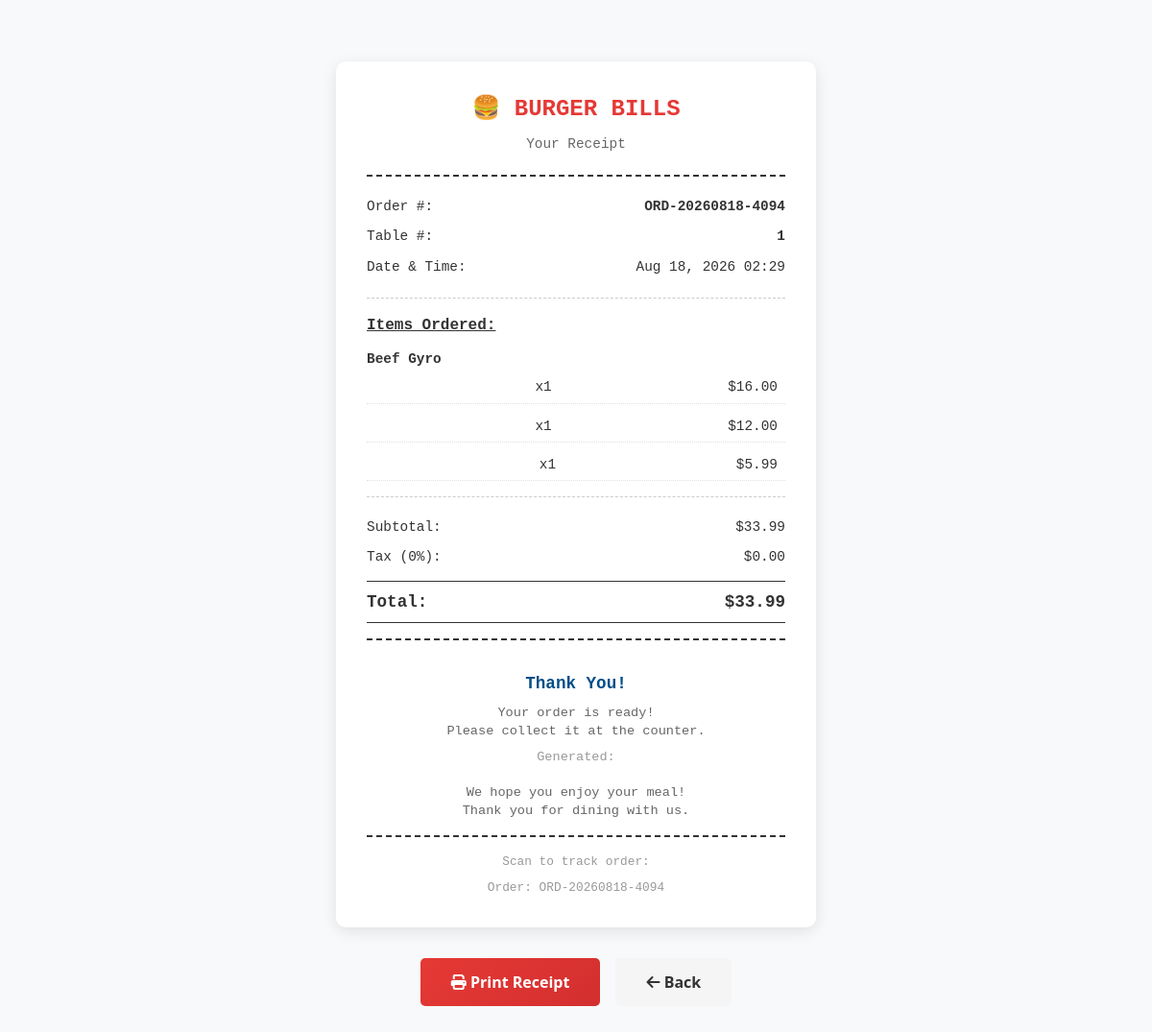
Screenshot of /staff/order/40/receipt/ (signed in) with the database file from the repository.
### menu/models.py (models this page shows, shortened)
class Order(models.Model):
    ORDER_STATUS_CHOICES = [
        ('pending', 'Pending'),
        ('confirmed', 'Confirmed'),
        ('preparing', 'Preparing'),
        ('ready', 'Ready'),
        ('completed', 'Completed'),
        ('cancelled', 'Cancelled'),
    ]
    ORDER_TYPE_CHOICES = [
        ('dine_in', 'Dine In'),
        ('pickup', 'Pickup'),
    ]
    table = models.ForeignKey(Table, on_delete=models.CASCADE, related_name='orders', null=True, blank=True)
    order_number = models.CharField(max_length=20, unique=True)
    status = models.CharField(max_length=20, choices=ORDER_STATUS_CHOICES, default='pending')
    order_type = models.CharField(max_length=20, choices=ORDER_TYPE_CHOICES, default='dine_in')
    customer_name = models.CharField(max_length=200, blank=True)
    customer_phone = models.CharField(max_length=20, blank=True)
    customer_email = models.EmailField(blank=True)
    total_amount = models.DecimalField(max_digits=10, decimal_places=2, default=0)
    special_instructions = models.TextField(blank=True)
    estimated_time = models.IntegerField(default=20, help_text="Estimated time in minutes")
    is_called = models.BooleanField(default=False, help_text="Customer has been called to pick up")
    called_at = models.DateTimeField(blank=True, null=True)
    cart_expires_at = models.DateTimeField(blank=True, null=True, help_text="Cart auto-expires after 5 minutes of inactivity")
    created_at = models.DateTimeField(auto_now_add=True)
    updated_at = models.DateTimeField(auto_now=True)
    completed_at = models.DateTimeField(blank=True, null=True)
    class Meta:
        ordering = ['-created_at']

class Table(models.Model):
    number = models.IntegerField(unique=True)
    capacity = models.IntegerField(default=4)
    qr_code = models.ImageField(upload_to='qr_codes/', blank=True, null=True)
    qr_access_token = models.UUIDField(default=uuid.uuid4, editable=False)
    qr_code_generated_at = models.DateTimeField(default=timezone.now, help_text="Timestamp when QR code was last generated")
    is_active = models.BooleanField(default=True)
    created_at = models.DateTimeField(auto_now_add=True)
    menu_access_timeout_minutes = models.IntegerField(
        default=60,
        help_text="Customer menu access expires after this many minutes of inactivity"
    )
    class Meta:
        ordering = ['number']

class OrderItem(models.Model):
    order = models.ForeignKey(Order, on_delete=models.CASCADE, related_name='items')
    menu_item = models.ForeignKey(MenuItem, on_delete=models.SET_NULL, null=True)
    quantity = models.IntegerField(default=1)
    unit_price = models.DecimalField(max_digits=8, decimal_places=2)
    special_requests = models.TextField(blank=True, help_text="e.g., No onions, Extra cheese")
    created_at = models.DateTimeField(auto_now_add=True)
    def get_subtotal(self):
        return self.quantity * self.unit_price
    class Meta:
        ordering = ['created_at']

class MenuItem(models.Model):
    category = models.ForeignKey(Category, on_delete=models.CASCADE, related_name='items')
    name = models.CharField(max_length=200)
    description = models.TextField()
    price = models.DecimalField(max_digits=8, decimal_places=2)
    image = models.ImageField(upload_to='menu_items/', blank=True, null=True)
    is_available = models.BooleanField(default=True)
    is_vegetarian = models.BooleanField(default=False)
    is_vegan = models.BooleanField(default=False)
    is_spicy = models.BooleanField(default=False)
    is_gluten_free = models.BooleanField(default=False)
    rating = models.FloatField(default=0.0)
    order = models.IntegerField(default=0)
    created_at = models.DateTimeField(auto_now_add=True)
    updated_at = models.DateTimeField(auto_now=True)
    has_sizes = models.BooleanField(default=False, help_text="Enable size options (S, M, L)")
    size_small_price = models.DecimalField(max_digits=8, decimal_places=2, default=0, help_text="Price for small size")
    size_medium_price = models.DecimalField(max_digits=8, decimal_places=2, default=0, help_text="Price for medium size")
    size_large_price = models.DecimalField(max_digits=8, decimal_places=2, default=0, help_text="Price for large size")
    class Meta:
        ordering = ['category', 'order', 'name']
        indexes = [
            models.Index(fields=['category', 'is_available']),
        ]

### menu/views.py (the view)
# urls.py: path('staff/order/<int:order_id>/receipt/', views.staff_order_receipt, name='staff_order_receipt'),
@login_required(login_url='staff_login')
def staff_order_receipt(request, order_id):
    if not request.user.is_staff:
        return redirect('staff_login')
    order = get_object_or_404(Order, id=order_id)
    return render(request, 'menu/receipt.html', {
        'table': order.table,
        'order': order,
        'staff_receipt': True,
    })

### templates/menu/receipt.html (shortened to what this page needs)
{% extends 'menu/customer_base.html' %}
{% block content %}
<div class="receipt-container">
    <div class="receipt-header">
        <div class="receipt-title">🍔 BURGER BILLS</div>
        <div class="receipt-subtitle">Your Receipt</div>
    </div>
    <div class="receipt-line">
        <span>Order #:</span>
        <span style="font-weight: 700;">{{ order.order_number }}</span>
    </div>
    <div class="receipt-line">
        <span>Table #:</span>
        <span style="font-weight: 700;">{{ table.number }}</span>
    </div>
    <div class="receipt-line">
        <span>Date & Time:</span>
        <span>{{ order.created_at|date:"M d, Y H:i" }}</span>
    </div>
    <div class="receipt-divider"></div>
    <div class="receipt-items-title">Items Ordered:</div>
    {% for item in order.items.all %}
        <div class="receipt-item">
            <div class="receipt-item-name">{{ item.menu_item.name }}</div>
            <div class="receipt-item-qty">x{{ item.quantity }}</div>
            <div class="receipt-item-price">${{ item.get_subtotal }}</div>
        </div>
    {% endfor %}
    <div class="receipt-divider"></div>
    <div class="receipt-line">
        <span>Subtotal:</span>
        <span>${{ order.total_amount }}</span>
    </div>
    <div class="receipt-line">
        <span>Tax (0%):</span>
        <span>$0.00</span>
    </div>
    <div class="receipt-line total">
        <span>Total:</span>
        <span>${{ order.total_amount }}</span>
    </div>
    <div class="receipt-footer">
        <div class="thank-you">Thank You!</div>
        {% if order.status != 'completed' %}
            <div class="receipt-message">
                Your order is being prepared.<br>
                Please check the order status on your device.
            </div>
        {% else %}
            <div class="receipt-message">
                Your order is ready!<br>
                Please collect it at the counter.
            </div>
        {% endif %}
        <div class="receipt-time">
            Generated: {{ "now"|date:"M d, Y H:i:s" }}
        </div>
        <div class="receipt-message">
            We hope you enjoy your meal!<br>
            Thank you for dining with us.
        </div>
        <div class="qr-section">
            <div class="qr-text">Scan to track order:</div>
            <div style="font-size: 0.8rem; color: #999;">
                Order: {{ order.order_number }}
            </div>
        </div>
    </div>
</div>
<div class="print-button">
    <button class="btn-print" onclick="window.print()">
        <i class="fas fa-print"></i> Print Receipt
    </button>
    <a href="{% if staff_receipt %}{% url 'all_orders' %}{% else %}{% url 'order_status' table_number=table.number order_id=order.id %}{% endif %}" class="btn-back">
        <i class="fas fa-arrow-left"></i> Back
    </a>
</div>
{% endblock %}

### templates/menu/receipt.html (style rules this page uses)
.receipt-container { max-width: 500px; margin: 2rem auto; background: white; padding: 2rem; border-radius: 10px; box-shadow: 0 4px 15px rgba(0, 0, 0, 0.1); font-family: 'Courier New', monospace; }
.receipt-header { text-align: center; border-bottom: 2px dashed #333; padding-bottom: 1rem; margin-bottom: 1rem; }
.receipt-title { font-size: 1.5rem; font-weight: 700; color: #E53935; margin-bottom: 0.5rem; }
.receipt-subtitle { font-size: 0.9rem; color: #666; margin-bottom: 0.3rem; }
.receipt-divider { border-bottom: 1px dashed #ccc; margin: 1rem 0; }
.receipt-line { display: flex; justify-content: space-between; padding: 0.3rem 0; font-size: 0.9rem; }
.receipt-line.total { font-weight: 700; font-size: 1.1rem; border-top: 1px solid #333; border-bottom: 1px solid #333; padding: 0.5rem 0; margin: 0.5rem 0; }
.receipt-items-title { font-weight: 700; margin-top: 1rem; margin-bottom: 0.5rem; text-decoration: underline; }
.receipt-item { display: grid; grid-template-columns: 1fr auto auto; gap: 0.5rem; font-size: 0.9rem; padding: 0.3rem 0; border-bottom: 1px dotted #e0e0e0; }
.receipt-item-name { grid-column: 1 / -1; font-weight: 600; }
.receipt-item-qty { text-align: center; }
.receipt-item-price { text-align: right; }
.receipt-footer { text-align: center; padding-top: 1rem; border-top: 2px dashed #333; margin-top: 1rem; }
.receipt-message { font-size: 0.85rem; color: #666; margin-bottom: 0.5rem; line-height: 1.4; }
.receipt-time { font-size: 0.85rem; color: #999; margin-bottom: 1rem; }
.print-button { display: flex; gap: 1rem; justify-content: center; margin-top: 2rem; }
.btn-print { background: linear-gradient(135deg, #E53935 0%, #D32F2F 100%); color: white; border: none; padding: 0.8rem 2rem; border-radius: 5px; font-weight: 600; cursor: pointer; font-size: 1rem; transition: all 0.3s; }
.btn-back { background: #f5f5f5; color: #333; border: none; padding: 0.8rem 2rem; border-radius: 5px; font-weight: 600; cursor: pointer; text-decoration: none; transition: all 0.3s; }
.thank-you { font-weight: 700; font-size: 1.1rem; color: #004E89; margin: 1rem 0 0.5rem; }
.qr-section { text-align: center; margin-top: 1rem; padding-top: 1rem; border-top: 2px dashed #333; }
.qr-text { font-size: 0.8rem; color: #999; margin-bottom: 0.5rem; }

### rows the page displays
Order: order_number "ORD-20260818-4094", created_at "Aug 18, 2026 02:29", total_amount "33.99"
Table: number "1"
OrderItem: menu_item.name "Beef Gyro", quantity "1", get_subtotal "16.00"
OrderItem: quantity "1", get_subtotal "12.00"
OrderItem: quantity "1", get_subtotal "5.99"
